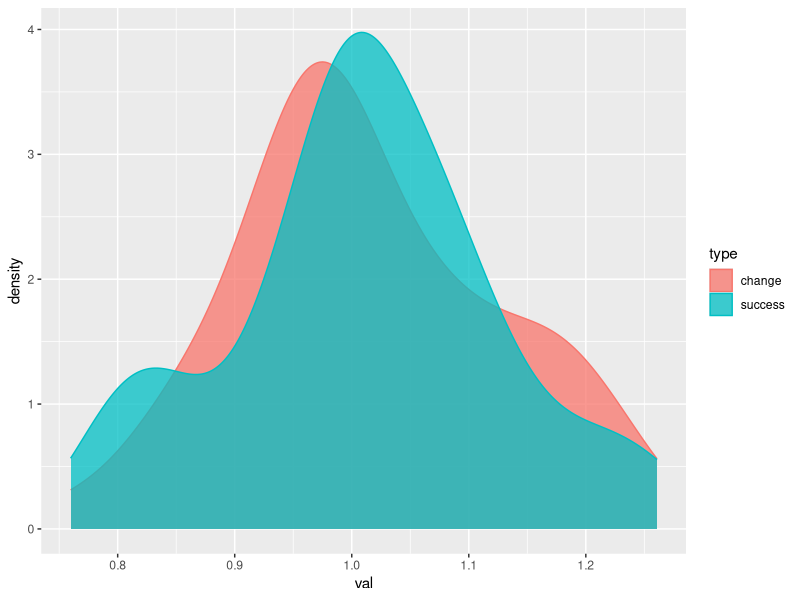
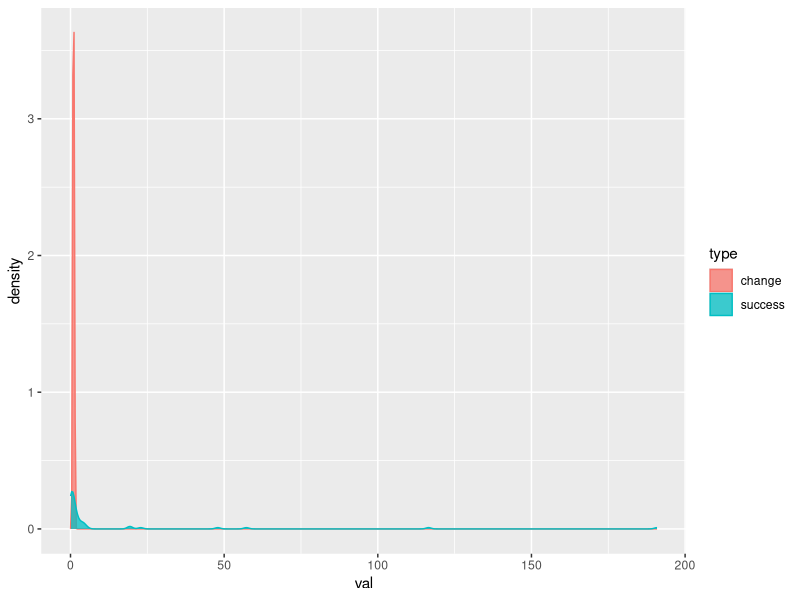
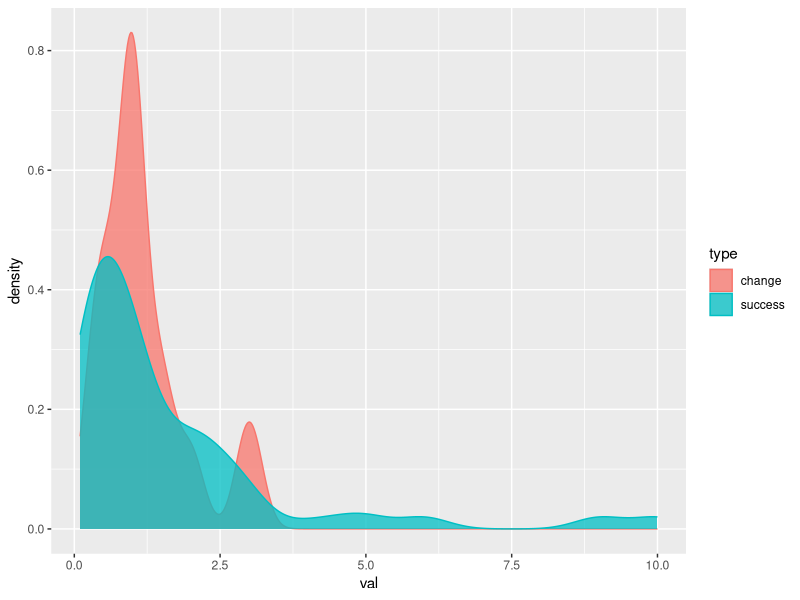

Source code (R) for these figures, in order: (Note: this script raises an error after producing the figures.)
# Change and success are both contrasted measures
#  but they may still be on different scales

library(ggplot2)

combHisto <- function(cntrst_c, cntrst_s) {
  cntrst_c <- data.frame(val=cntrst_c)
  cntrst_c$type <- 'change'
  cntrst_s <- data.frame(val=cntrst_s)
  cntrst_s$type <- 'success'
  p_data <- rbind(cntrst_s, cntrst_c)
  p_data$type <- as.factor(p_data$type)
  p <- ggplot(p_data, aes(val, fill=type, colour=type)) + geom_density(alpha=0.75)
  p
}

# normal
changes <- rnorm(n=100, mean=1000, sd=100)
success <- rnorm(n=100, mean=10000, sd=1000)
cntrst_c <- changes[seq(1, 99, 2)]/changes[seq(2, 100, 2)]
cntrst_s <- success[seq(1, 99, 2)]/success[seq(2, 100, 2)]
combHisto(cntrst_c, cntrst_s)
# this is no problem if both distributions are normal

# varying distributions
changes <- rnorm(n=100, mean=1000, sd=100)
success <- rexp(100, rate = 0.01)  # more realistic
cntrst_c <- changes[seq(1, 99, 2)]/changes[seq(2, 100, 2)]
cntrst_s <- success[seq(1, 99, 2)]/success[seq(2, 100, 2)]
combHisto(cntrst_c, cntrst_s)
# problems arise if the distributions differ

# distribution matters, scale doesn't


chars1a <- sample(1:3, 100, replace = TRUE)
chars1b <- sample(1:3, 100, replace = TRUE)
chars1 <- chars1a/chars1b
chars2a <- sample(1:10, 100, replace = TRUE)
chars2b <- sample(1:10, 100, replace = TRUE)
chars2 <- chars2a/chars2b
combHisto(chars1, chars2)

mean(chars2)
mean(chars1)
wts <- rep(1/c(3, 10), each=100)
weighted.mean(c(chars1, chars2), w=wts)


# TODO:
# -- update change step to calculate rsqs
# -- create function set to look up rsqs for cntrst change
# -- recaluclate a weighted mean change score


char_nms <- sample(colnames(chars), 3)

lookUpRsqs <- function(char_nms) {
  for(i in 1:ncol(cmbs)) {
    
  }
  
}

nchars <- c(3, 3, 5, 5, 10, 10)
rsqs <- c(.1, .9, .1, .9, .1, .9)
wts <- (1/nchars)/rsqs



for(i in columns) {
  tmp_columns <- columns[-i]
  for(j in 2:ncol) {
    tmp_columns
  }
}